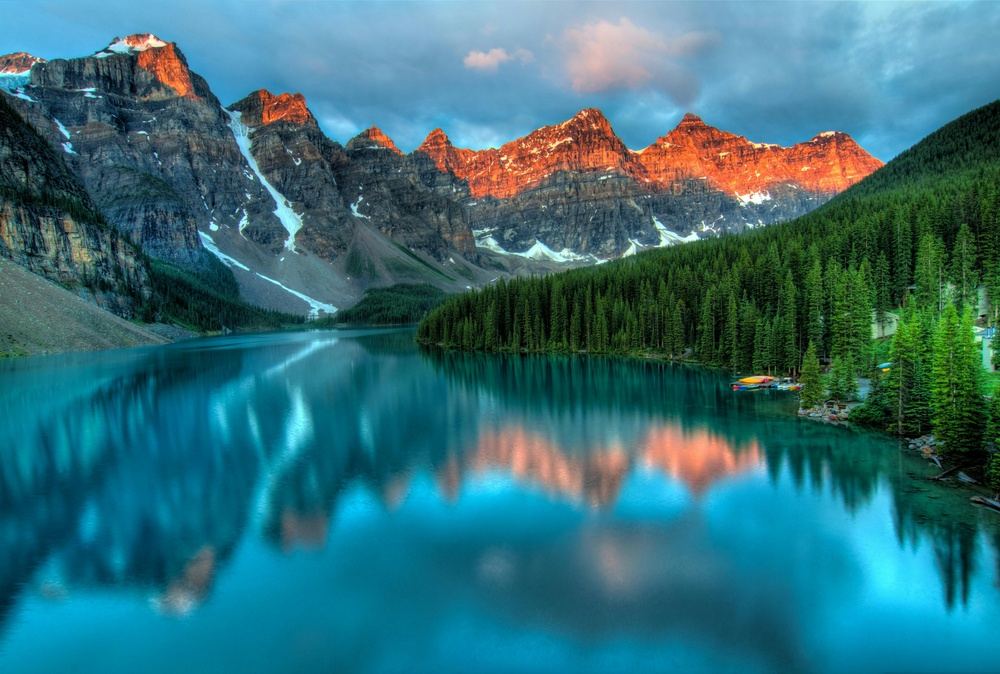
#> input picture Documents/CPU/img/assets/pexels-souvenirpixels-417074.jpg, 1000 x 674 px, shrunk from 4226 x 2847 before the run, found by its file name
$ python main.py
#> lines starting #> are read from the running program, lines starting #| are printed output that depends on the picture
### Documents/CPU/img/Get_data.py
import cv2
import csv
import os

class DataLoading :
    def __init__(self,image_path):
        self.image_path=image_path
        self.img=None
        self.pixels_lab=None

    def readImg(self):
        self.img=cv2.imread(self.image_path)
#> self.img is the input picture: shape (674, 1000, 3); mean B, G, R 121, 111.2, 51.4
        if self.img is None:
            raise FileNotFoundError(f"Image not found at {self.image_path}")
        self.img=cv2.cvtColor(self.img,cv2.COLOR_BGR2RGB)

    def flattenImg(self):
        if self.img is None:
            raise ValueError("Image not loaded. Call readImg() first.")

        img_lab=cv2.cvtColor(self.img,cv2.COLOR_RGB2LAB)
#> img_lab: shape (674, 1000, 3); mean of channels 0, 1, 2 111.8, 116, 118.5
        self.pixels_lab=img_lab.reshape(-1,3)


### Documents/CPU/img/ColorPaletteGeneration.py
import cv2
import csv
import os
import numpy as np
from sklearn.cluster import KMeans
from Get_data import DataLoading
import matplotlib.pyplot as plt


class ColorPaletteGeneration:
    def __init__(self,img_path,n_colors=6):
        self.data=DataLoading(img_path)
        self.kmeans= KMeans(n_clusters=n_colors, random_state=42)
        self.colors_lab=None
        self.rgb_palette=None
        self.save_folder="assets"
        os.makedirs(self.save_folder, exist_ok=True)
        self.save_path = os.path.join(self.save_folder, "palette.png")

    def fittingData(self):
        self.data.readImg()
        self.data.flattenImg()
        self.kmeans.fit(self.data.pixels_lab)
        self.colors_lab=self.kmeans.cluster_centers_.astype(np.uint8)

    def plotAndSaveColors(self):
        if self.colors_lab is None:
            raise ValueError("Run fittingData() first.")

        colors_lab_img = self.colors_lab.reshape(-1, 1, 3)
        self.rgb_palette = cv2.cvtColor(colors_lab_img, cv2.COLOR_LAB2RGB).reshape(-1, 3)

        plt.figure(figsize=(6, 2))
        plt.axis("off")
        plt.imshow([self.rgb_palette])
        plt.savefig(self.save_path, bbox_inches='tight')  # Save to file
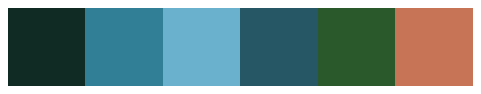
#> figure drawn by matplotlib, 1 panel
        plt.close()


### Documents/CPU/img/main.py
from ColorPaletteGeneration import ColorPaletteGeneration


if __name__ == "__main__":
    image_path = r"C:\Users\khadi\Documents\CPU\Image_Recolorization\assets\pexels-souvenirpixels-417074.jpg"
    palette_gen = ColorPaletteGeneration(image_path)
    palette_gen.fittingData()
    palette_gen.plotAndSaveColors()

$ run again, with Documents/CPU/img/assets/istockphoto-517188688-1024x1024.jpg copied over Documents/CPU/img/assets/pexels-souvenirpixels-417074.jpg
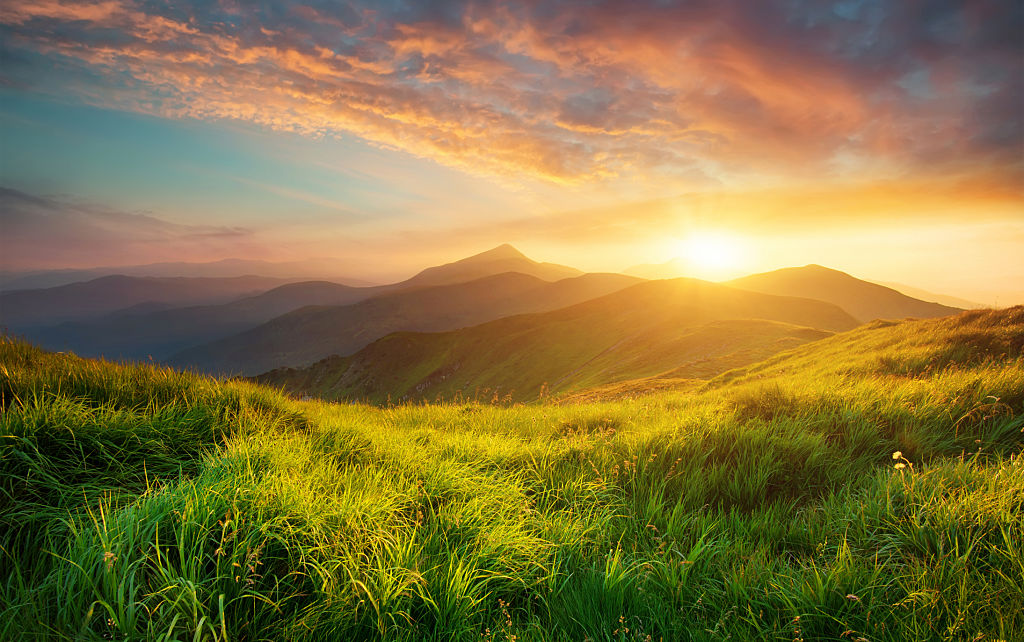
#> input picture Documents/CPU/img/assets/istockphoto-517188688-1024x1024.jpg, 1024 x 642 px, found by its file name
#> in readImg, self.img is the input picture: shape (642, 1024, 3); mean B, G, R 66, 117.5, 134.4
#> img_lab: shape (642, 1024, 3); mean of channels 0, 1, 2 126.2, 128.5, 156.4
#> in plotAndSaveColors, `plt.savefig(self.save_path, bbox_inches='tight')`:
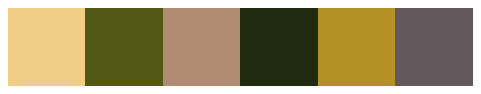
#> figure drawn by matplotlib, 1 panel
